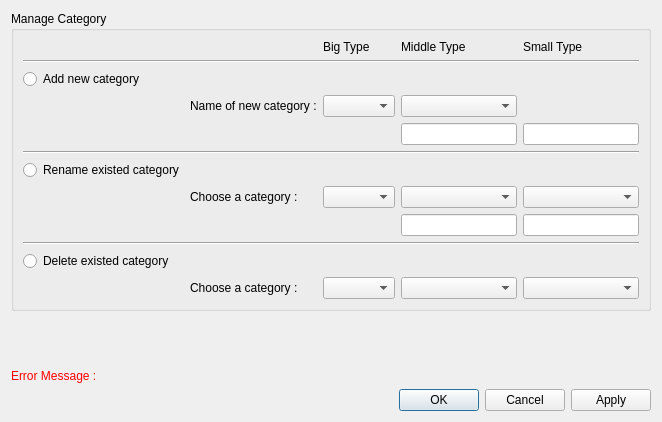
<?xml version="1.0" encoding="UTF-8"?>
<ui version="4.0">
 <class>ABManageCategoryDialog</class>
 <widget class="QDialog" name="ABManageCategoryDialog">
  <property name="geometry">
   <rect>
    <x>0</x>
    <y>0</y>
    <width>662</width>
    <height>422</height>
   </rect>
  </property>
  <property name="windowTitle">
   <string>Dialog</string>
  </property>
  <layout class="QGridLayout" name="gridLayout_2">
   <item row="3" column="0">
    <widget class="QDialogButtonBox" name="buttonBox">
     <property name="orientation">
      <enum>Qt::Horizontal</enum>
     </property>
     <property name="standardButtons">
      <set>QDialogButtonBox::Apply|QDialogButtonBox::Cancel|QDialogButtonBox::Ok</set>
     </property>
    </widget>
   </item>
   <item row="0" column="0">
    <widget class="QGroupBox" name="groupBox">
     <property name="title">
      <string>Manage Category</string>
     </property>
     <layout class="QGridLayout" name="gridLayout">
      <item row="0" column="2">
       <widget class="QLabel" name="label_4">
        <property name="text">
         <string>Big Type</string>
        </property>
       </widget>
      </item>
      <item row="0" column="3">
       <widget class="QLabel" name="label_5">
        <property name="text">
         <string>Middle Type</string>
        </property>
       </widget>
      </item>
      <item row="0" column="4">
       <widget class="QLabel" name="label_6">
        <property name="text">
         <string>Small Type</string>
        </property>
       </widget>
      </item>
      <item row="1" column="0" colspan="5">
       <widget class="Line" name="line_3">
        <property name="orientation">
         <enum>Qt::Horizontal</enum>
        </property>
       </widget>
      </item>
      <item row="2" column="0">
       <widget class="QRadioButton" name="radioNew">
        <property name="text">
         <string>Add new category</string>
        </property>
       </widget>
      </item>
      <item row="3" column="1">
       <widget class="QLabel" name="label">
        <property name="text">
         <string>Name of new category :</string>
        </property>
       </widget>
      </item>
      <item row="3" column="2">
       <widget class="QComboBox" name="comboNewBig"/>
      </item>
      <item row="3" column="3">
       <widget class="QComboBox" name="comboNewMid"/>
      </item>
      <item row="4" column="3">
       <widget class="QLineEdit" name="lineNewMid"/>
      </item>
      <item row="4" column="4">
       <widget class="QLineEdit" name="lineNewSmall"/>
      </item>
      <item row="5" column="0" colspan="5">
       <widget class="Line" name="line">
        <property name="orientation">
         <enum>Qt::Horizontal</enum>
        </property>
       </widget>
      </item>
      <item row="6" column="0">
       <widget class="QRadioButton" name="radioRename">
        <property name="text">
         <string>Rename existed category</string>
        </property>
       </widget>
      </item>
      <item row="7" column="1">
       <widget class="QLabel" name="label_2">
        <property name="text">
         <string>Choose a category :</string>
        </property>
       </widget>
      </item>
      <item row="7" column="2">
       <widget class="QComboBox" name="comboRenameBig"/>
      </item>
      <item row="7" column="3">
       <widget class="QComboBox" name="comboRenameMid"/>
      </item>
      <item row="7" column="4">
       <widget class="QComboBox" name="comboRenameSmall"/>
      </item>
      <item row="8" column="3">
       <widget class="QLineEdit" name="lineRenameMid"/>
      </item>
      <item row="8" column="4">
       <widget class="QLineEdit" name="lineRenameSmall"/>
      </item>
      <item row="9" column="0" colspan="5">
       <widget class="Line" name="line_2">
        <property name="orientation">
         <enum>Qt::Horizontal</enum>
        </property>
       </widget>
      </item>
      <item row="10" column="0">
       <widget class="QRadioButton" name="radioDelete">
        <property name="text">
         <string>Delete existed category</string>
        </property>
       </widget>
      </item>
      <item row="11" column="1">
       <widget class="QLabel" name="label_3">
        <property name="text">
         <string>Choose a category :</string>
        </property>
       </widget>
      </item>
      <item row="11" column="2">
       <widget class="QComboBox" name="comboDeleteBig"/>
      </item>
      <item row="11" column="3">
       <widget class="QComboBox" name="comboDeleteMid"/>
      </item>
      <item row="11" column="4">
       <widget class="QComboBox" name="comboDeleteSmall"/>
      </item>
     </layout>
    </widget>
   </item>
   <item row="1" column="0">
    <spacer name="verticalSpacer">
     <property name="orientation">
      <enum>Qt::Vertical</enum>
     </property>
     <property name="sizeHint" stdset="0">
      <size>
       <width>20</width>
       <height>40</height>
      </size>
     </property>
    </spacer>
   </item>
   <item row="2" column="0">
    <widget class="QLabel" name="labelErrMsg">
     <property name="palette">
      <palette>
       <active>
        <colorrole role="WindowText">
         <brush brushstyle="SolidPattern">
          <color alpha="255">
           <red>255</red>
           <green>0</green>
           <blue>0</blue>
          </color>
         </brush>
        </colorrole>
       </active>
       <inactive>
        <colorrole role="WindowText">
         <brush brushstyle="SolidPattern">
          <color alpha="255">
           <red>255</red>
           <green>0</green>
           <blue>0</blue>
          </color>
         </brush>
        </colorrole>
       </inactive>
       <disabled>
        <colorrole role="WindowText">
         <brush brushstyle="SolidPattern">
          <color alpha="255">
           <red>118</red>
           <green>116</green>
           <blue>108</blue>
          </color>
         </brush>
        </colorrole>
       </disabled>
      </palette>
     </property>
     <property name="text">
      <string>Error Message :</string>
     </property>
    </widget>
   </item>
  </layout>
 </widget>
 <resources/>
 <connections>
  <connection>
   <sender>buttonBox</sender>
   <signal>accepted()</signal>
   <receiver>ABManageCategoryDialog</receiver>
   <slot>accept()</slot>
   <hints>
    <hint type="sourcelabel">
     <x>248</x>
     <y>254</y>
    </hint>
    <hint type="destinationlabel">
     <x>157</x>
     <y>274</y>
    </hint>
   </hints>
  </connection>
  <connection>
   <sender>buttonBox</sender>
   <signal>rejected()</signal>
   <receiver>ABManageCategoryDialog</receiver>
   <slot>reject()</slot>
   <hints>
    <hint type="sourcelabel">
     <x>316</x>
     <y>260</y>
    </hint>
    <hint type="destinationlabel">
     <x>286</x>
     <y>274</y>
    </hint>
   </hints>
  </connection>
 </connections>
</ui>
